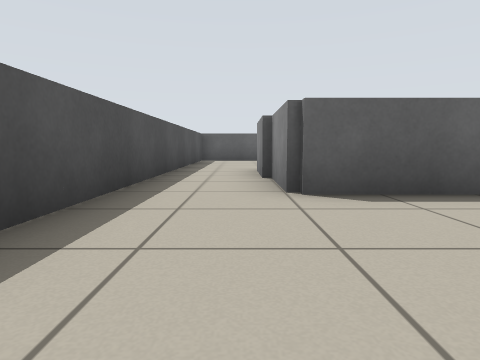
view 1 (above)

22 first-person views from a walk through a world built for the Player/Stage simulator. The camera is 0.5 m above the floor, tilts 6° down and sees 75° across. Floor lines are 1 m apart. The floor is counted in squares, 1 m on a side. Each view is taken from the middle of a square. On the plan, view 1 faces up. The plan holds only what a view shows up to about 9 squares ahead; the rest is blank. The place goes on beyond the plan. Robots are left out.

view 2
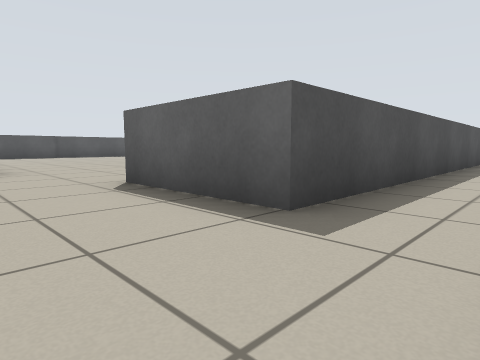

view 3
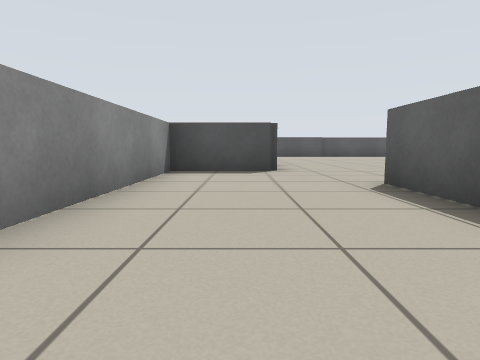

view 4
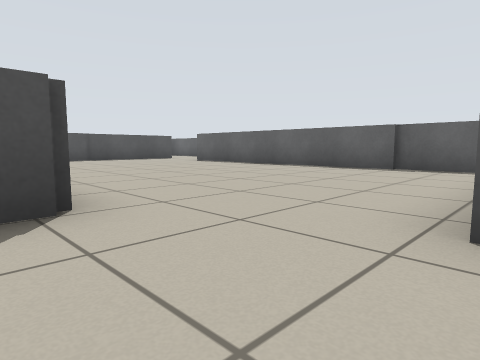

view 5
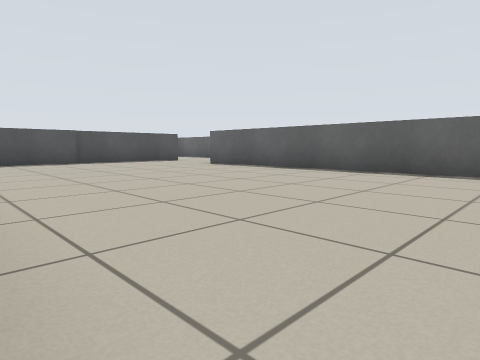

view 6
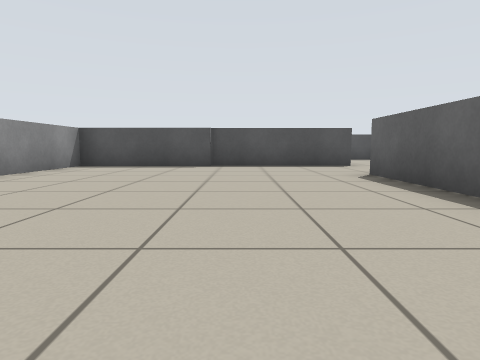

view 7
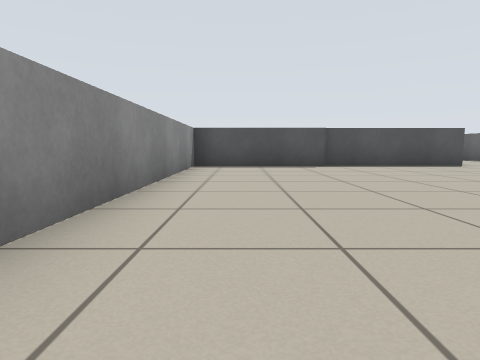

view 8
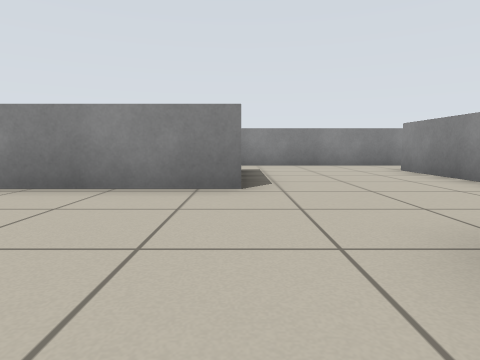

view 9
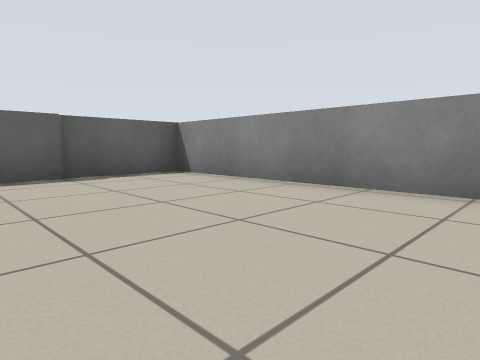

view 10
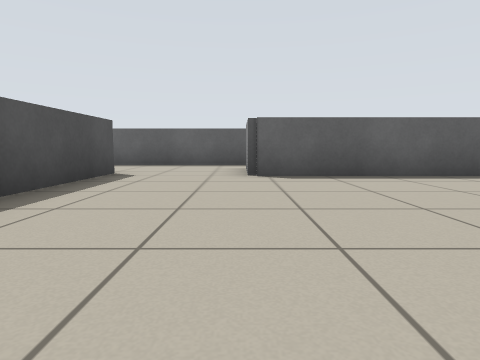

view 11
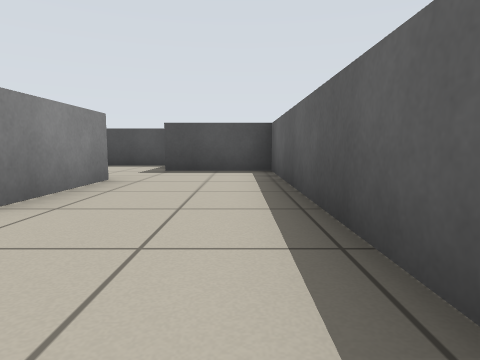

view 12
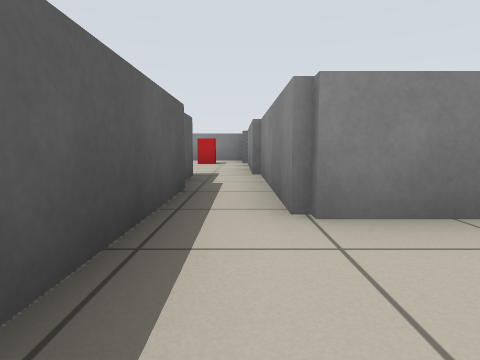

view 13
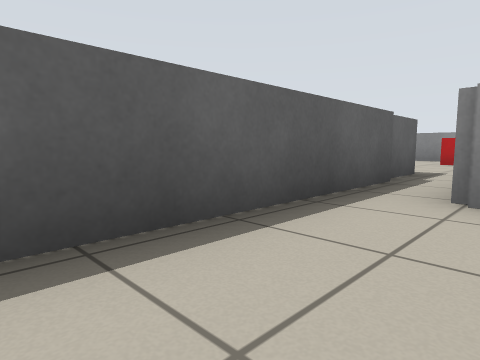

view 14
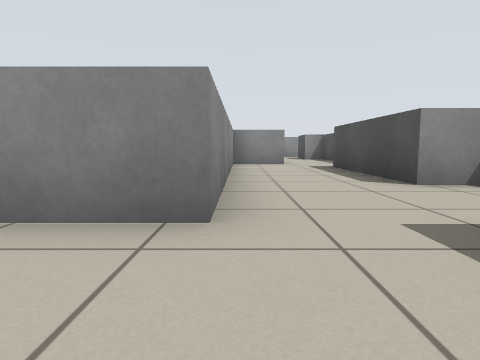

view 15
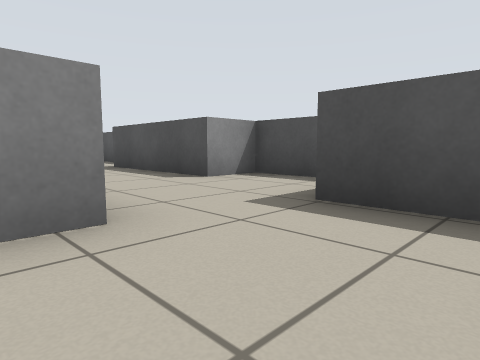

view 16
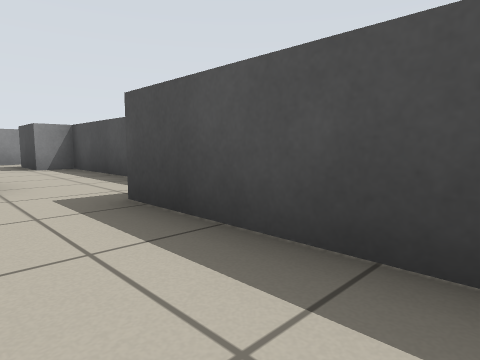

view 17
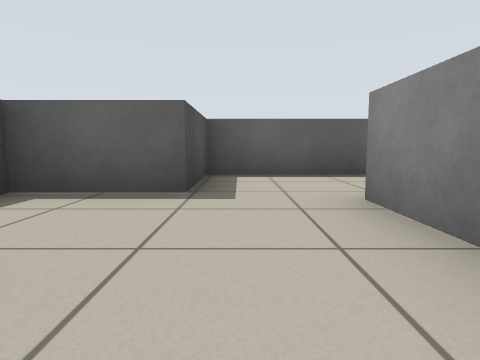

view 18
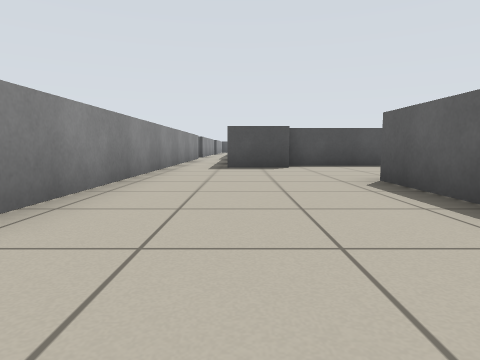

view 19
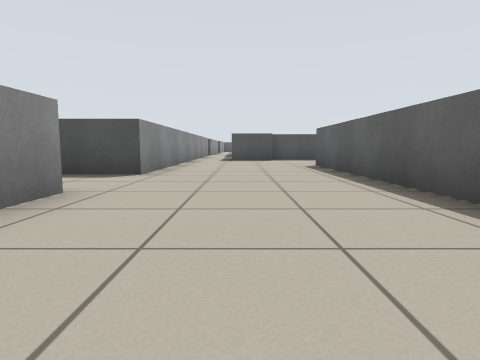

view 20
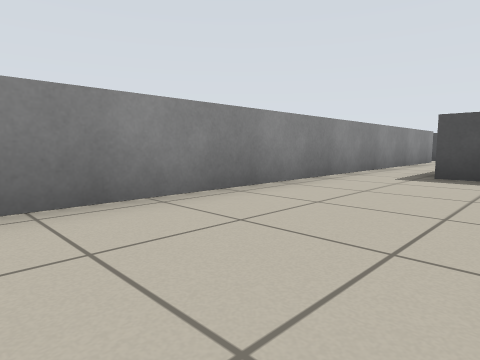

view 21
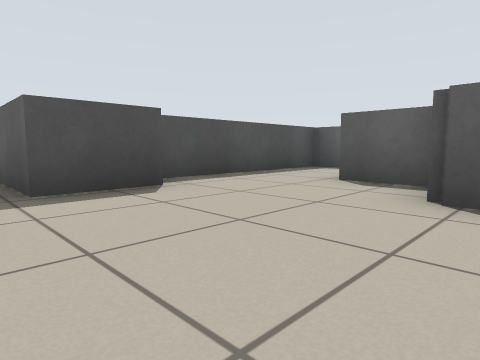

view 22
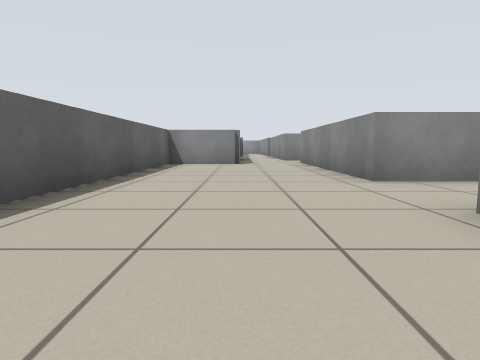

### Floor plan
Key: @ floor where view 1 was taken; # wall or solid block; . floor; = window, fence, low wall or low ledge; B red box.
Columns run from 26 left of view 1 to 3 right of it. Each row starts with its distance up from view 1.
  9                         #..
  8                         #..
  7                         #..=
  6      ############..BB   #..#
  5      #..........====    #..#
  4    ###......=#######    #..###
  3    #...===..=############....
  2    #...=##............###....
  1    #=..=##............###...
  0    ##..=##............###.@
 -1     #..=##............###..
 -2     #..=##............###..
 -3    #=..=##............===..#
 -4    #..== #======= ==.......#
 -5    #..##          ##.......#
 -6    #...=#          #.......#
 -7    #....=========# ######=.#
 -8    ##............=
 -9    ##.............
-10  .................
-11 ###########..=====
-12           #..##

Positions as (right, up) in squares from view 1, and headings:
1: (0, 0), facing up
2: (0, -5), facing up-left
3: (0, -5), facing left
4: (-4, -5), facing up-left
5: (-6, -4), facing up-left
6: (-8, 0), facing left
7: (-8, -3), facing left
8: (-8, -3), facing right
9: (-8, -3), facing up-right
10: (-14, -3), facing up
11: (-14, 5), facing left
12: (-16, 5), facing right
13: (-17, 4), facing up-right
14: (-19, 5), facing down
15: (-18, 5), facing down-left
16: (-20, 0), facing down-left
17: (-20, 0), facing up
18: (-14, -9), facing left
19: (-10, -9), facing left
20: (-16, -8), facing down-left
21: (-18, -10), facing up-left
22: (-18, -9), facing right
